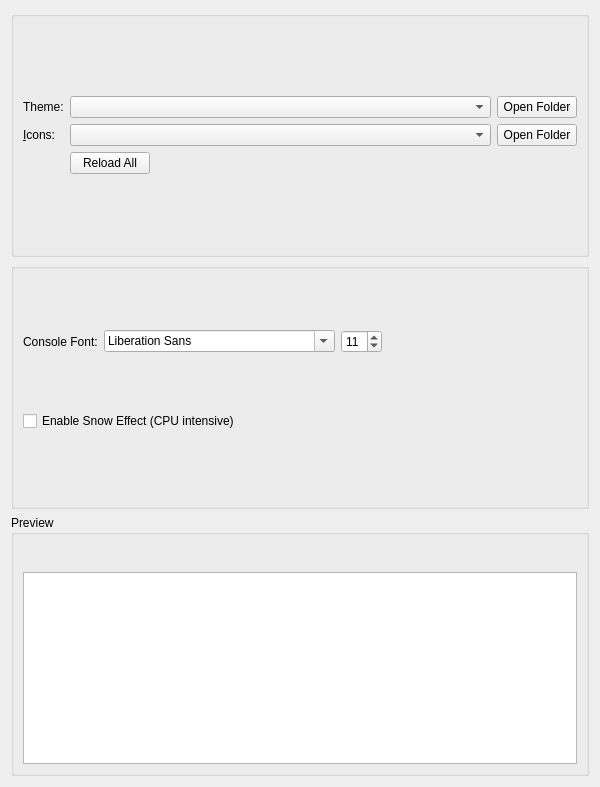
<?xml version="1.0" encoding="UTF-8"?>
<ui version="4.0">
 <class>AppearanceWidget</class>
 <widget class="QWidget" name="AppearanceWidget">
  <property name="geometry">
   <rect>
    <x>0</x>
    <y>0</y>
    <width>600</width>
    <height>787</height>
   </rect>
  </property>
  <property name="minimumSize">
   <size>
    <width>300</width>
    <height>0</height>
   </size>
  </property>
  <layout class="QVBoxLayout" name="verticalLayout" stretch="0,0,0">
   <item>
    <widget class="QGroupBox" name="themingBox">
     <property name="title">
      <string/>
     </property>
     <property name="flat">
      <bool>false</bool>
     </property>
     <layout class="QVBoxLayout" name="verticalLayout_2">
      <item>
       <layout class="QGridLayout" name="gridLayout">
        <item row="0" column="3">
         <widget class="QPushButton" name="widgetStyleFolder">
          <property name="toolTip">
           <string>View widget themes folder.</string>
          </property>
          <property name="text">
           <string>Open Folder</string>
          </property>
         </widget>
        </item>
        <item row="1" column="3">
         <widget class="QPushButton" name="iconsFolder">
          <property name="toolTip">
           <string>View icon themes folder.</string>
          </property>
          <property name="text">
           <string>Open Folder</string>
          </property>
         </widget>
        </item>
        <item row="1" column="2">
         <widget class="QComboBox" name="iconsComboBox">
          <property name="sizePolicy">
           <sizepolicy hsizetype="Expanding" vsizetype="Fixed">
            <horstretch>0</horstretch>
            <verstretch>0</verstretch>
           </sizepolicy>
          </property>
          <property name="focusPolicy">
           <enum>Qt::FocusPolicy::StrongFocus</enum>
          </property>
         </widget>
        </item>
        <item row="0" column="2">
         <widget class="QComboBox" name="widgetStyleComboBox">
          <property name="sizePolicy">
           <sizepolicy hsizetype="Expanding" vsizetype="Fixed">
            <horstretch>0</horstretch>
            <verstretch>0</verstretch>
           </sizepolicy>
          </property>
          <property name="focusPolicy">
           <enum>Qt::FocusPolicy::StrongFocus</enum>
          </property>
         </widget>
        </item>
        <item row="3" column="2">
         <widget class="QPushButton" name="reloadThemesButton">
          <property name="sizePolicy">
           <sizepolicy hsizetype="Maximum" vsizetype="Fixed">
            <horstretch>0</horstretch>
            <verstretch>0</verstretch>
           </sizepolicy>
          </property>
          <property name="text">
           <string>Reload All</string>
          </property>
         </widget>
        </item>
        <item row="0" column="0">
         <widget class="QLabel" name="widgetStyleLabel">
          <property name="text">
           <string>Theme:</string>
          </property>
          <property name="buddy">
           <cstring>widgetStyleComboBox</cstring>
          </property>
         </widget>
        </item>
        <item row="1" column="0">
         <widget class="QLabel" name="iconsLabel">
          <property name="text">
           <string>&amp;Icons:</string>
          </property>
          <property name="buddy">
           <cstring>iconsComboBox</cstring>
          </property>
         </widget>
        </item>
       </layout>
      </item>
     </layout>
    </widget>
   </item>
   <item>
    <widget class="QGroupBox" name="settingsBox">
     <property name="title">
      <string/>
     </property>
     <layout class="QVBoxLayout" name="verticalLayout_5">
      <item>
       <layout class="QHBoxLayout" name="horizontalLayout_5">
        <item>
         <widget class="QLabel" name="label">
          <property name="text">
           <string>Console Font:</string>
          </property>
         </widget>
        </item>
        <item>
         <widget class="QFontComboBox" name="consoleFont"/>
        </item>
        <item>
         <widget class="QSpinBox" name="fontSizeBox">
          <property name="sizePolicy">
           <sizepolicy hsizetype="Maximum" vsizetype="Fixed">
            <horstretch>0</horstretch>
            <verstretch>0</verstretch>
           </sizepolicy>
          </property>
          <property name="minimum">
           <number>5</number>
          </property>
          <property name="maximum">
           <number>16</number>
          </property>
          <property name="value">
           <number>11</number>
          </property>
         </widget>
        </item>
        <item>
         <spacer name="horizontalSpacer_2">
          <property name="orientation">
           <enum>Qt::Orientation::Horizontal</enum>
          </property>
          <property name="sizeHint" stdset="0">
           <size>
            <width>0</width>
            <height>0</height>
           </size>
          </property>
         </spacer>
        </item>
       </layout>
      </item>
      <item>
       <widget class="QCheckBox" name="snowCheckBox">
        <property name="text">
         <string>Enable Snow Effect (CPU intensive)</string>
        </property>
       </widget>
      </item>
      <item>
       <spacer name="verticalSpacer_2">
        <property name="orientation">
         <enum>Qt::Orientation::Vertical</enum>
        </property>
        <property name="sizeType">
         <enum>QSizePolicy::Policy::Fixed</enum>
        </property>
        <property name="sizeHint" stdset="0">
         <size>
          <width>0</width>
          <height>6</height>
         </size>
        </property>
       </spacer>
      </item>
      <item>
       <spacer name="verticalSpacer">
        <property name="orientation">
         <enum>Qt::Orientation::Vertical</enum>
        </property>
        <property name="sizeType">
         <enum>QSizePolicy::Policy::Fixed</enum>
        </property>
        <property name="sizeHint" stdset="0">
         <size>
          <width>0</width>
          <height>6</height>
         </size>
        </property>
       </spacer>
      </item>
     </layout>
    </widget>
   </item>
   <item>
    <widget class="QGroupBox" name="previewBox">
     <property name="title">
      <string>Preview</string>
     </property>
     <layout class="QVBoxLayout" name="verticalLayout_3">
      <item>
       <layout class="QHBoxLayout" name="horizontalLayout_3">
        <item>
         <layout class="QVBoxLayout" name="verticalLayout_4">
          <item>
           <layout class="QHBoxLayout" name="horizontalLayout">
            <item>
             <widget class="QPushButton" name="icon1">
              <property name="focusPolicy">
               <enum>Qt::FocusPolicy::NoFocus</enum>
              </property>
              <property name="text">
               <string/>
              </property>
              <property name="icon">
               <iconset theme="new"/>
              </property>
              <property name="flat">
               <bool>true</bool>
              </property>
             </widget>
            </item>
            <item>
             <widget class="QPushButton" name="icon2">
              <property name="focusPolicy">
               <enum>Qt::FocusPolicy::NoFocus</enum>
              </property>
              <property name="text">
               <string/>
              </property>
              <property name="icon">
               <iconset theme="centralmods"/>
              </property>
              <property name="flat">
               <bool>true</bool>
              </property>
             </widget>
            </item>
            <item>
             <widget class="QPushButton" name="icon3">
              <property name="focusPolicy">
               <enum>Qt::FocusPolicy::NoFocus</enum>
              </property>
              <property name="text">
               <string/>
              </property>
              <property name="icon">
               <iconset theme="viewfolder"/>
              </property>
              <property name="flat">
               <bool>true</bool>
              </property>
             </widget>
            </item>
            <item>
             <widget class="QPushButton" name="icon4">
              <property name="focusPolicy">
               <enum>Qt::FocusPolicy::NoFocus</enum>
              </property>
              <property name="text">
               <string/>
              </property>
              <property name="icon">
               <iconset theme="launch"/>
              </property>
              <property name="flat">
               <bool>true</bool>
              </property>
             </widget>
            </item>
            <item>
             <widget class="QPushButton" name="icon5">
              <property name="focusPolicy">
               <enum>Qt::FocusPolicy::NoFocus</enum>
              </property>
              <property name="text">
               <string/>
              </property>
              <property name="icon">
               <iconset theme="copy"/>
              </property>
              <property name="flat">
               <bool>true</bool>
              </property>
             </widget>
            </item>
            <item>
             <widget class="QPushButton" name="icon6">
              <property name="focusPolicy">
               <enum>Qt::FocusPolicy::NoFocus</enum>
              </property>
              <property name="text">
               <string/>
              </property>
              <property name="icon">
               <iconset theme="export"/>
              </property>
              <property name="flat">
               <bool>true</bool>
              </property>
             </widget>
            </item>
            <item>
             <widget class="QPushButton" name="icon7">
              <property name="focusPolicy">
               <enum>Qt::FocusPolicy::NoFocus</enum>
              </property>
              <property name="text">
               <string/>
              </property>
              <property name="icon">
               <iconset theme="delete"/>
              </property>
              <property name="flat">
               <bool>true</bool>
              </property>
             </widget>
            </item>
            <item>
             <widget class="QPushButton" name="icon8">
              <property name="focusPolicy">
               <enum>Qt::FocusPolicy::NoFocus</enum>
              </property>
              <property name="text">
               <string/>
              </property>
              <property name="icon">
               <iconset theme="about"/>
              </property>
              <property name="flat">
               <bool>true</bool>
              </property>
             </widget>
            </item>
            <item>
             <widget class="QPushButton" name="icon9">
              <property name="focusPolicy">
               <enum>Qt::FocusPolicy::NoFocus</enum>
              </property>
              <property name="text">
               <string/>
              </property>
              <property name="icon">
               <iconset theme="settings"/>
              </property>
              <property name="flat">
               <bool>true</bool>
              </property>
             </widget>
            </item>
            <item>
             <spacer name="horizontalSpacer">
              <property name="orientation">
               <enum>Qt::Orientation::Horizontal</enum>
              </property>
              <property name="sizeHint" stdset="0">
               <size>
                <width>0</width>
                <height>0</height>
               </size>
              </property>
             </spacer>
            </item>
           </layout>
          </item>
          <item>
           <widget class="QTextEdit" name="consolePreview">
            <property name="sizePolicy">
                <sizepolicy hsizetype="Expanding" vsizetype="Minimum">
              <horstretch>0</horstretch>
              <verstretch>0</verstretch>
             </sizepolicy>
            </property>
            <property name="horizontalScrollBarPolicy">
             <enum>Qt::ScrollBarPolicy::ScrollBarAsNeeded</enum>
            </property>
            <property name="undoRedoEnabled">
             <bool>false</bool>
            </property>
            <property name="textInteractionFlags">
             <set>Qt::TextInteractionFlag::TextSelectableByKeyboard|Qt::TextInteractionFlag::TextSelectableByMouse</set>
            </property>
           </widget>
          </item>
         </layout>
        </item>
       </layout>
      </item>
     </layout>
    </widget>
   </item>
  </layout>
 </widget>
 <tabstops>
  <tabstop>widgetStyleComboBox</tabstop>
  <tabstop>widgetStyleFolder</tabstop>
  <tabstop>iconsComboBox</tabstop>
  <tabstop>iconsFolder</tabstop>
  <tabstop>reloadThemesButton</tabstop>
  <tabstop>consoleFont</tabstop>
  <tabstop>fontSizeBox</tabstop>
  <tabstop>consolePreview</tabstop>
 </tabstops>
 <resources/>
 <connections/>
</ui>
